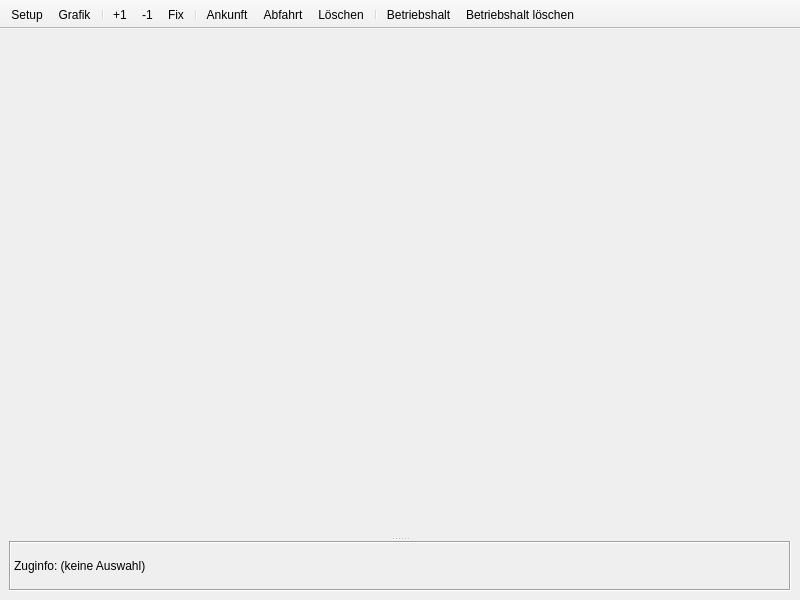
<?xml version="1.0" encoding="UTF-8"?>
<ui version="4.0">
 <class>BildfahrplanWindow</class>
 <widget class="QMainWindow" name="BildfahrplanWindow">
  <property name="geometry">
   <rect>
    <x>0</x>
    <y>0</y>
    <width>800</width>
    <height>600</height>
   </rect>
  </property>
  <property name="sizePolicy">
   <sizepolicy hsizetype="Preferred" vsizetype="Minimum">
    <horstretch>0</horstretch>
    <verstretch>0</verstretch>
   </sizepolicy>
  </property>
  <property name="windowTitle">
   <string>Bildfahrplan</string>
  </property>
  <widget class="QWidget" name="centralwidget">
   <layout class="QVBoxLayout" name="verticalLayout">
    <item>
     <widget class="QStackedWidget" name="stackedWidget">
      <property name="currentIndex">
       <number>1</number>
      </property>
      <widget class="QWidget" name="settings_page">
       <layout class="QHBoxLayout" name="horizontalLayout_3">
        <item>
         <layout class="QHBoxLayout" name="horizontalLayout_2">
          <item>
           <widget class="QGroupBox" name="strecke_group">
            <property name="title">
             <string>Strecke</string>
            </property>
            <layout class="QVBoxLayout" name="verticalLayout_4">
             <item>
              <layout class="QVBoxLayout" name="strecke_layout">
               <item>
                <widget class="QLabel" name="vordefiniert_label">
                 <property name="text">
                  <string>Vordefinierte &amp;Strecke</string>
                 </property>
                 <property name="buddy">
                  <cstring>vordefiniert_combo</cstring>
                 </property>
                </widget>
               </item>
               <item>
                <widget class="QComboBox" name="vordefiniert_combo"/>
               </item>
               <item>
                <widget class="QLabel" name="von_label">
                 <property name="text">
                  <string>&amp;Von</string>
                 </property>
                 <property name="buddy">
                  <cstring>von_combo</cstring>
                 </property>
                </widget>
               </item>
               <item>
                <widget class="QComboBox" name="von_combo"/>
               </item>
               <item>
                <widget class="QLabel" name="via_label">
                 <property name="text">
                  <string>V&amp;ia</string>
                 </property>
                 <property name="buddy">
                  <cstring>via_combo</cstring>
                 </property>
                </widget>
               </item>
               <item>
                <widget class="QComboBox" name="via_combo"/>
               </item>
               <item>
                <widget class="QLabel" name="nach_label">
                 <property name="text">
                  <string>&amp;Nach</string>
                 </property>
                 <property name="buddy">
                  <cstring>nach_combo</cstring>
                 </property>
                </widget>
               </item>
               <item>
                <widget class="QComboBox" name="nach_combo"/>
               </item>
               <item>
                <widget class="QLabel" name="strecke_label">
                 <property name="text">
                  <string>S&amp;trecke</string>
                 </property>
                 <property name="buddy">
                  <cstring>strecke_list</cstring>
                 </property>
                </widget>
               </item>
               <item>
                <widget class="QListView" name="strecke_list">
                 <property name="alternatingRowColors">
                  <bool>true</bool>
                 </property>
                 <property name="selectionBehavior">
                  <enum>QAbstractItemView::SelectRows</enum>
                 </property>
                </widget>
               </item>
              </layout>
             </item>
            </layout>
           </widget>
          </item>
          <item>
           <widget class="QGroupBox" name="darstellung_group">
            <property name="title">
             <string>Darstellung</string>
            </property>
            <layout class="QVBoxLayout" name="verticalLayout_5">
             <item>
              <layout class="QVBoxLayout" name="darstellung_layout">
               <item>
                <widget class="QLabel" name="vorlaufzeit_label">
                 <property name="text">
                  <string>V&amp;orlaufzeit</string>
                 </property>
                 <property name="buddy">
                  <cstring>vorlaufzeit_spin</cstring>
                 </property>
                </widget>
               </item>
               <item>
                <widget class="QSpinBox" name="vorlaufzeit_spin">
                 <property name="alignment">
                  <set>Qt::AlignRight|Qt::AlignTrailing|Qt::AlignVCenter</set>
                 </property>
                 <property name="suffix">
                  <string> Min.</string>
                 </property>
                 <property name="minimum">
                  <number>15</number>
                 </property>
                 <property name="maximum">
                  <number>120</number>
                 </property>
                 <property name="singleStep">
                  <number>5</number>
                 </property>
                 <property name="value">
                  <number>55</number>
                 </property>
                </widget>
               </item>
               <item>
                <widget class="QLabel" name="nachlaufzeit_label">
                 <property name="text">
                  <string>N&amp;achlaufzeit</string>
                 </property>
                 <property name="buddy">
                  <cstring>nachlaufzeit_spin</cstring>
                 </property>
                </widget>
               </item>
               <item>
                <widget class="QSpinBox" name="nachlaufzeit_spin">
                 <property name="alignment">
                  <set>Qt::AlignRight|Qt::AlignTrailing|Qt::AlignVCenter</set>
                 </property>
                 <property name="suffix">
                  <string> Min.</string>
                 </property>
                 <property name="minimum">
                  <number>5</number>
                 </property>
                 <property name="maximum">
                  <number>120</number>
                 </property>
                 <property name="singleStep">
                  <number>5</number>
                 </property>
                 <property name="value">
                  <number>5</number>
                 </property>
                </widget>
               </item>
               <item>
                <widget class="QGroupBox" name="beschriftung_group">
                 <property name="sizePolicy">
                  <sizepolicy hsizetype="Expanding" vsizetype="Minimum">
                   <horstretch>0</horstretch>
                   <verstretch>0</verstretch>
                  </sizepolicy>
                 </property>
                 <property name="title">
                  <string>&amp;Beschriftung</string>
                 </property>
                 <layout class="QVBoxLayout" name="verticalLayout_2">
                  <item>
                   <widget class="QRadioButton" name="name_button">
                    <property name="text">
                     <string>Zugname (Gattung + Nummer)</string>
                    </property>
                   </widget>
                  </item>
                  <item>
                   <widget class="QRadioButton" name="nummer_button">
                    <property name="text">
                     <string>Zugnummer</string>
                    </property>
                    <property name="checked">
                     <bool>true</bool>
                    </property>
                   </widget>
                  </item>
                 </layout>
                </widget>
               </item>
               <item>
                <widget class="QWidget" name="darstellung_stretch" native="true">
                 <property name="sizePolicy">
                  <sizepolicy hsizetype="Preferred" vsizetype="Expanding">
                   <horstretch>0</horstretch>
                   <verstretch>0</verstretch>
                  </sizepolicy>
                 </property>
                </widget>
               </item>
              </layout>
             </item>
            </layout>
           </widget>
          </item>
         </layout>
        </item>
       </layout>
      </widget>
      <widget class="QWidget" name="display_page">
       <layout class="QHBoxLayout" name="horizontalLayout">
        <property name="leftMargin">
         <number>0</number>
        </property>
        <property name="topMargin">
         <number>0</number>
        </property>
        <property name="rightMargin">
         <number>0</number>
        </property>
        <property name="bottomMargin">
         <number>0</number>
        </property>
        <item>
         <widget class="QSplitter" name="displaySplitter">
          <property name="orientation">
           <enum>Qt::Vertical</enum>
          </property>
          <widget class="QWidget" name="grafikWidget" native="true">
           <property name="sizePolicy">
            <sizepolicy hsizetype="Expanding" vsizetype="Expanding">
             <horstretch>0</horstretch>
             <verstretch>0</verstretch>
            </sizepolicy>
           </property>
          </widget>
          <widget class="QLabel" name="zuginfoLabel">
           <property name="sizePolicy">
            <sizepolicy hsizetype="Preferred" vsizetype="Preferred">
             <horstretch>0</horstretch>
             <verstretch>0</verstretch>
            </sizepolicy>
           </property>
           <property name="maximumSize">
            <size>
             <width>16777215</width>
             <height>50</height>
            </size>
           </property>
           <property name="baseSize">
            <size>
             <width>0</width>
             <height>0</height>
            </size>
           </property>
           <property name="frameShape">
            <enum>QFrame::Box</enum>
           </property>
           <property name="frameShadow">
            <enum>QFrame::Sunken</enum>
           </property>
           <property name="text">
            <string>Zuginfo: (keine Auswahl)</string>
           </property>
           <property name="textFormat">
            <enum>Qt::AutoText</enum>
           </property>
           <property name="textInteractionFlags">
            <set>Qt::TextSelectableByMouse</set>
           </property>
          </widget>
         </widget>
        </item>
       </layout>
      </widget>
     </widget>
    </item>
   </layout>
  </widget>
  <widget class="QToolBar" name="toolBar">
   <property name="windowTitle">
    <string>Tool Bar</string>
   </property>
   <property name="movable">
    <bool>false</bool>
   </property>
   <property name="iconSize">
    <size>
     <width>16</width>
     <height>16</height>
    </size>
   </property>
   <property name="floatable">
    <bool>false</bool>
   </property>
   <attribute name="toolBarArea">
    <enum>TopToolBarArea</enum>
   </attribute>
   <attribute name="toolBarBreak">
    <bool>false</bool>
   </attribute>
   <addaction name="actionSetup"/>
   <addaction name="actionAnzeige"/>
   <addaction name="separator"/>
   <addaction name="actionPlusEins"/>
   <addaction name="actionMinusEins"/>
   <addaction name="actionFix"/>
   <addaction name="separator"/>
   <addaction name="actionAnkunftAbwarten"/>
   <addaction name="actionAbfahrtAbwarten"/>
   <addaction name="actionLoeschen"/>
   <addaction name="separator"/>
   <addaction name="actionBetriebshaltEinfuegen"/>
   <addaction name="actionActionBetriebshaltLoeschen"/>
  </widget>
  <action name="actionSetup">
   <property name="icon">
    <iconset resource="resources.qrc">
     <normaloff>:/equalizer.png</normaloff>
     <disabledoff>:/equalizer-dis.png</disabledoff>:/equalizer.png</iconset>
   </property>
   <property name="text">
    <string>Setup</string>
   </property>
   <property name="toolTip">
    <string>Streckendefinition (S)</string>
   </property>
   <property name="shortcut">
    <string>S</string>
   </property>
  </action>
  <action name="actionAnzeige">
   <property name="icon">
    <iconset resource="resources.qrc">
     <normaloff>:/slots.png</normaloff>
     <disabledoff>:/slots-dis.png</disabledoff>:/slots.png</iconset>
   </property>
   <property name="text">
    <string>Grafik</string>
   </property>
   <property name="toolTip">
    <string>Grafik anzeigen (G)</string>
   </property>
   <property name="shortcut">
    <string>G</string>
   </property>
  </action>
  <action name="actionPlusEins">
   <property name="icon">
    <iconset resource="resources.qrc">
     <normaloff>:/clock--plus.png</normaloff>:/clock--plus.png</iconset>
   </property>
   <property name="text">
    <string>+1</string>
   </property>
   <property name="toolTip">
    <string>Feste Verspätung +1 Minute auf ausgewähltem Segment (+)</string>
   </property>
   <property name="shortcut">
    <string>+</string>
   </property>
  </action>
  <action name="actionMinusEins">
   <property name="icon">
    <iconset resource="resources.qrc">
     <normaloff>:/clock--minus.png</normaloff>:/clock--minus.png</iconset>
   </property>
   <property name="text">
    <string>-1</string>
   </property>
   <property name="toolTip">
    <string>Feste Verspätung -1 Minute auf ausgewähltem Segment (-)</string>
   </property>
   <property name="shortcut">
    <string>-</string>
   </property>
  </action>
  <action name="actionFix">
   <property name="icon">
    <iconset resource="resources.qrc">
     <normaloff>:/clock--pencil.png</normaloff>:/clock--pencil.png</iconset>
   </property>
   <property name="text">
    <string>Fix</string>
   </property>
   <property name="toolTip">
    <string>Feste Verspätung auf ausgewähltem Segment festlegen (V)</string>
   </property>
   <property name="shortcut">
    <string>V</string>
   </property>
  </action>
  <action name="actionLoeschen">
   <property name="icon">
    <iconset resource="resources.qrc">
     <normaloff>:/chain--return.png</normaloff>:/chain--return.png</iconset>
   </property>
   <property name="text">
    <string>Löschen</string>
   </property>
   <property name="toolTip">
    <string>Korrekturen auf ausgewähltem Segment löschen (Del)</string>
   </property>
   <property name="shortcut">
    <string>Del</string>
   </property>
  </action>
  <action name="actionAnkunftAbwarten">
   <property name="icon">
    <iconset resource="resources.qrc">
     <normaloff>:/chain--arrow-in.png</normaloff>:/chain--arrow-in.png</iconset>
   </property>
   <property name="text">
    <string>Ankunft</string>
   </property>
   <property name="toolTip">
    <string>Kreuzung/Ankunft von zweitem gewählten Zug abwarten (K)</string>
   </property>
   <property name="shortcut">
    <string>K</string>
   </property>
  </action>
  <action name="actionAbfahrtAbwarten">
   <property name="icon">
    <iconset resource="resources.qrc">
     <normaloff>:/chain--arrow.png</normaloff>:/chain--arrow.png</iconset>
   </property>
   <property name="text">
    <string>Abfahrt</string>
   </property>
   <property name="toolTip">
    <string>Überholung/Abfahrt von zweitem gewählten Zug abwarten (F)</string>
   </property>
   <property name="shortcut">
    <string>F</string>
   </property>
  </action>
  <action name="actionBetriebshaltEinfuegen">
   <property name="icon">
    <iconset resource="resources.qrc">
     <normaloff>:/node-insert.png</normaloff>:/node-insert.png</iconset>
   </property>
   <property name="text">
    <string>Betriebshalt</string>
   </property>
   <property name="toolTip">
    <string>Betriebshalt einfügen (B)</string>
   </property>
   <property name="shortcut">
    <string>B</string>
   </property>
  </action>
  <action name="actionActionBetriebshaltLoeschen">
   <property name="icon">
    <iconset resource="resources.qrc">
     <normaloff>:/node-delete.png</normaloff>:/node-delete.png</iconset>
   </property>
   <property name="text">
    <string>Betriebshalt löschen</string>
   </property>
   <property name="toolTip">
    <string>Betriebshalt löschen (Shift+B)</string>
   </property>
   <property name="shortcut">
    <string>Shift+B</string>
   </property>
  </action>
 </widget>
 <resources>
  <include location="resources.qrc"/>
 </resources>
 <connections/>
</ui>
